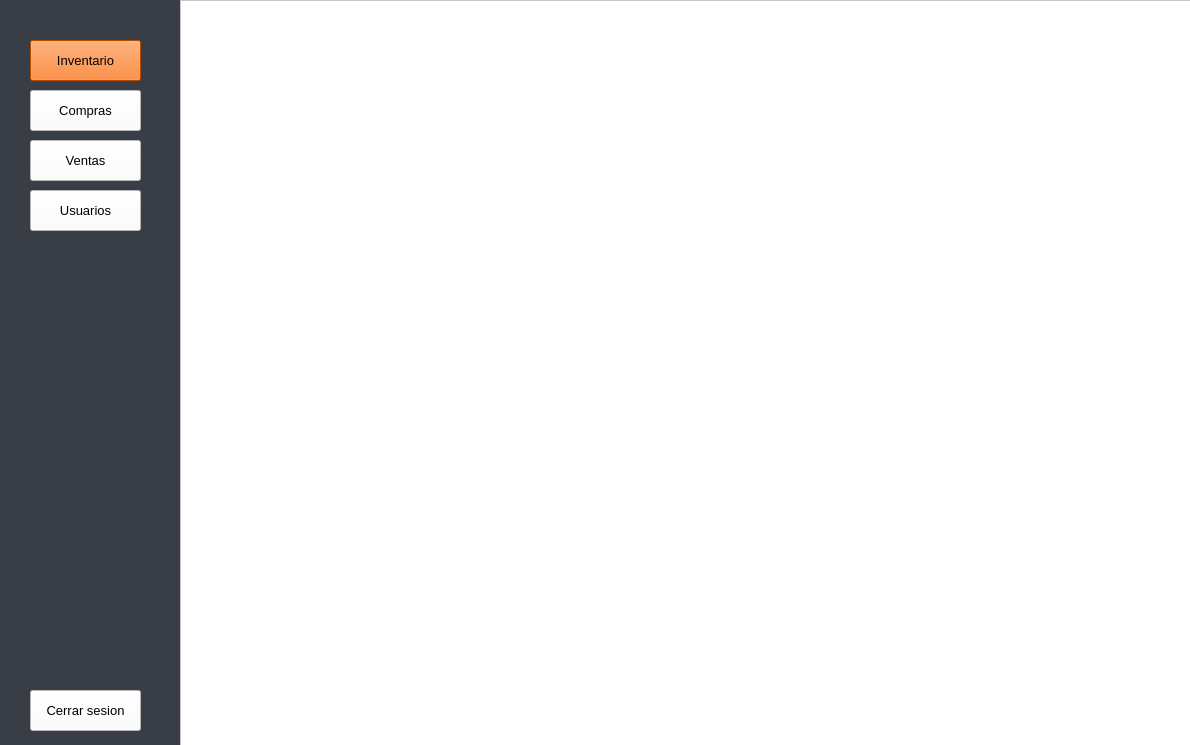
<?xml version="1.0" encoding="UTF-8"?>
<ui version="4.0">
 <class>Inventario</class>
 <widget class="QMainWindow" name="Inventario">
  <property name="geometry">
   <rect>
    <x>0</x>
    <y>0</y>
    <width>1190</width>
    <height>745</height>
   </rect>
  </property>
  <property name="windowTitle">
   <string>Inventario</string>
  </property>
  <property name="styleSheet">
   <string notr="true">background-color: rgb(57, 62, 70);</string>
  </property>
  <widget class="QWidget" name="centralwidget">
   <widget class="QTableWidget" name="tablaInventario">
    <property name="enabled">
     <bool>true</bool>
    </property>
    <property name="geometry">
     <rect>
      <x>180</x>
      <y>0</y>
      <width>1011</width>
      <height>746</height>
     </rect>
    </property>
    <property name="maximumSize">
     <size>
      <width>4096</width>
      <height>1920</height>
     </size>
    </property>
    <property name="font">
     <font>
      <family>Arial</family>
      <pointsize>10</pointsize>
     </font>
    </property>
    <property name="layoutDirection">
     <enum>Qt::LeftToRight</enum>
    </property>
    <property name="styleSheet">
     <string notr="true">background-color: rgb(255, 255, 255);</string>
    </property>
   </widget>
   <widget class="QPushButton" name="botonCompras">
    <property name="geometry">
     <rect>
      <x>30</x>
      <y>90</y>
      <width>111</width>
      <height>41</height>
     </rect>
    </property>
    <property name="font">
     <font>
      <family>Arial</family>
      <pointsize>10</pointsize>
      <weight>50</weight>
      <bold>false</bold>
     </font>
    </property>
    <property name="styleSheet">
     <string notr="true">background-color: rgb(255, 255, 255);</string>
    </property>
    <property name="text">
     <string>Compras</string>
    </property>
   </widget>
   <widget class="QPushButton" name="botonInventario">
    <property name="geometry">
     <rect>
      <x>30</x>
      <y>40</y>
      <width>111</width>
      <height>41</height>
     </rect>
    </property>
    <property name="font">
     <font>
      <family>Arial</family>
      <pointsize>10</pointsize>
      <weight>50</weight>
      <bold>false</bold>
     </font>
    </property>
    <property name="styleSheet">
     <string notr="true">background-color: rgb(255, 102, 0);</string>
    </property>
    <property name="text">
     <string>Inventario</string>
    </property>
   </widget>
   <widget class="QPushButton" name="botonVentas">
    <property name="geometry">
     <rect>
      <x>30</x>
      <y>140</y>
      <width>111</width>
      <height>41</height>
     </rect>
    </property>
    <property name="font">
     <font>
      <family>Arial</family>
      <pointsize>10</pointsize>
      <weight>50</weight>
      <bold>false</bold>
     </font>
    </property>
    <property name="styleSheet">
     <string notr="true">background-color: rgb(255, 255, 255);</string>
    </property>
    <property name="text">
     <string>Ventas</string>
    </property>
   </widget>
   <widget class="QPushButton" name="botonUsuarios">
    <property name="geometry">
     <rect>
      <x>30</x>
      <y>190</y>
      <width>111</width>
      <height>41</height>
     </rect>
    </property>
    <property name="font">
     <font>
      <family>Arial</family>
      <pointsize>10</pointsize>
      <weight>50</weight>
      <bold>false</bold>
     </font>
    </property>
    <property name="styleSheet">
     <string notr="true">background-color: rgb(255, 255, 255);</string>
    </property>
    <property name="text">
     <string>Usuarios</string>
    </property>
   </widget>
   <widget class="QPushButton" name="botonCerrarSesion">
    <property name="geometry">
     <rect>
      <x>30</x>
      <y>690</y>
      <width>111</width>
      <height>41</height>
     </rect>
    </property>
    <property name="font">
     <font>
      <family>Arial</family>
      <pointsize>10</pointsize>
      <weight>50</weight>
      <bold>false</bold>
     </font>
    </property>
    <property name="styleSheet">
     <string notr="true">background-color: rgb(255, 255, 255);</string>
    </property>
    <property name="text">
     <string>Cerrar sesion</string>
    </property>
   </widget>
  </widget>
 </widget>
 <tabstops>
  <tabstop>botonInventario</tabstop>
  <tabstop>botonCompras</tabstop>
  <tabstop>botonVentas</tabstop>
  <tabstop>botonUsuarios</tabstop>
  <tabstop>tablaInventario</tabstop>
 </tabstops>
 <resources/>
 <connections/>
</ui>
